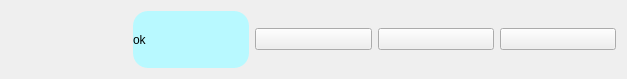
<?xml version="1.0" encoding="UTF-8"?>
<ui version="4.0">
 <class>Form</class>
 <widget class="QWidget" name="Form">
  <property name="geometry">
   <rect>
    <x>0</x>
    <y>0</y>
    <width>627</width>
    <height>79</height>
   </rect>
  </property>
  <property name="windowTitle">
   <string>Form</string>
  </property>
  <layout class="QHBoxLayout" name="horizontalLayout">
   <item>
    <widget class="QPushButton" name="pushButton">
     <property name="styleSheet">
      <string notr="true">border:none;</string>
     </property>
     <property name="text">
      <string/>
     </property>
     <property name="icon">
      <iconset resource="res.qrc">
       <normaloff>:/images/icon/uncheck.png</normaloff>
       <normalon>:/images/icon/check.png</normalon>:/images/icon/uncheck.png</iconset>
     </property>
     <property name="iconSize">
      <size>
       <width>40</width>
       <height>40</height>
      </size>
     </property>
     <property name="checkable">
      <bool>true</bool>
     </property>
    </widget>
   </item>
   <item>
    <widget class="QLabel" name="label">
     <property name="styleSheet">
      <string notr="true">font: 18pt &quot;Segoe UI&quot;;
background-color: rgb(184, 249, 255);
border-radius:15;</string>
     </property>
     <property name="text">
      <string>ok</string>
     </property>
    </widget>
   </item>
   <item>
    <widget class="QPushButton" name="pushButton_2">
     <property name="text">
      <string/>
     </property>
    </widget>
   </item>
   <item>
    <widget class="QPushButton" name="pushButton_3">
     <property name="text">
      <string/>
     </property>
    </widget>
   </item>
   <item>
    <widget class="QPushButton" name="pushButton_4">
     <property name="text">
      <string/>
     </property>
    </widget>
   </item>
  </layout>
 </widget>
 <resources>
  <include location="res.qrc"/>
 </resources>
 <connections/>
</ui>
